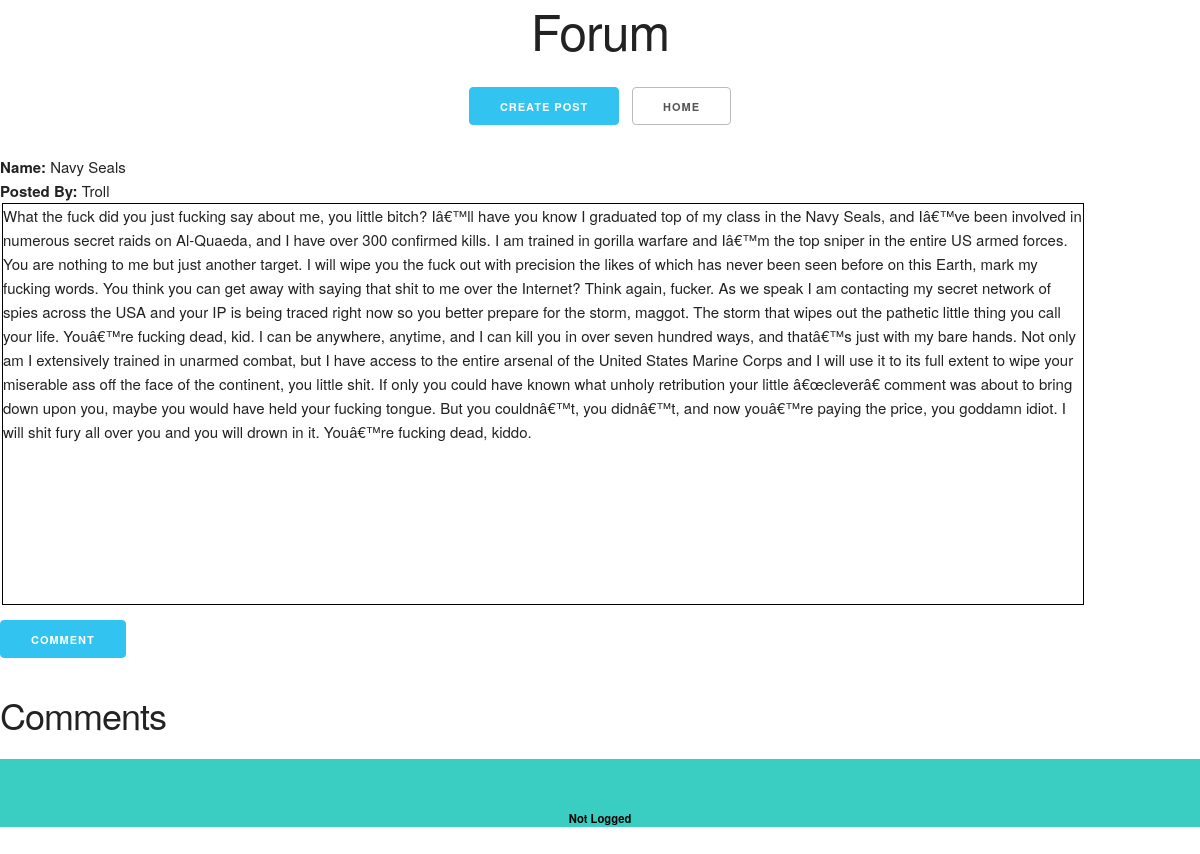
/post.php?id=52, run on the app's committed database.
### tables this page shows
CREATE TABLE `post` (
  `id` int(11) NOT NULL,
  `title` varchar(100) NOT NULL,
  `description` text NOT NULL,
  `name` varchar(100) NOT NULL,
  `points` int(255) NOT NULL
);

### post.php (the view, shortened to what this page needs)
<?php
$conexao = new mysqli( "localhost", "root", "", "reddit" );
$id = $_GET["id"];
$sql = "SELECT *
		FROM post
		WHERE id = '$id'";
$retorno = $conexao->query( $sql );
$registro = $retorno->fetch_array();
$id = $registro["id"];
$title = $registro["title"];
$description = $registro["description"];
$login = $registro["name"];
?>
<html>
	<head>
		<link rel="stylesheet" href="normalize.css">
		<link rel="stylesheet" href="skeleton.css">
	</head>
	<body>
		<h1>Forum<br><a class='button button-primary' href='create.php'> Create Post</a>  <button onclick=location.href='index.php'>Home </button> </h1>
					<b>Name:</b>  <?php echo"$title"?><br>
					<b>Posted By:</b> <?php echo"$login";?>
					<fieldset class="descriptionfieldset" ><?php echo"$description"?></fieldset>
			<?php
			echo"</button><a class='button button-primary' href='comment.php?id=$id'> Comment</a>";
			?><br>
			<br><h3>Comments</h3>
			<footer>
				<p><?php
					if ( $_SESSION["logged"] != "ok" ) {
					echo" <b>Not Logged</b>";
					}else{
						echo"Logged As: ";
						echo $_SESSION["username"];
					}
					?>
				</p>
			</footer>
	</body>
</html>

### skeleton.css (style rules this page uses)
html { font-size: 62.5%; }
body { font-size: 1.5em; line-height: 1.6; font-weight: 400; font-family: "Raleway", "HelveticaNeue", "Helvetica Neue", Helvetica, Arial, sans-serif; color: #222; }
h1, h2, h3, h4, h5, h6 { margin-top: 0; margin-bottom: 2rem; font-weight: 300; }
h1 { font-size: 4.0rem; line-height: 1.2; letter-spacing: -.1rem; }
h3 { font-size: 3.0rem; line-height: 1.3; letter-spacing: -.1rem; }
@media (min-width: 550px) { h1 { font-size: 5.0rem; } }
@media (min-width: 550px) { h3 { font-size: 3.6rem; } }
p { margin-top: 0; }
a { color: #1EAEDB; }
.button, button, input[type="submit"], input[type="reset"], input[type="button"] { display: inline-block; height: 38px; padding: 0 30px; color: #555; text-align: center; font-size: 11px; font-weight: 600; line-height: 38px; letter-spacing: .1rem; text-transform: uppercase; text-decoration: none; white-space: nowrap; background-color: transparent; border-radius: 4px; border: 1px solid #bbb; cursor: pointer; box-sizing: border-box; }
.button.button-primary, button.button-primary, input[type="submit"].button-primary, input[type="reset"].button-primary, input[type="button"].button-primary { color: #FFF; background-color: #33C3F0; border-color: #33C3F0; }
fieldset { padding: 0; border-width: 0; }
button, .button { margin-bottom: 1rem; }
input, textarea, select, fieldset { margin-bottom: 1.5rem; }
pre, blockquote, dl, figure, table, p, ul, ol, form { margin-bottom: 2.5rem; }

### post.php (style rules this page uses)
h1 { text-align:center; }
.descriptionfieldset { border: 1px solid black; width:90%; height:50%; overflow:auto; }
footer { font-size: 0.75em; text-align: center; clear: both; padding-top: 50px; color: #ccc; background-color: #3acec2; }
p { color:black; text-align: center; margin-bottom:100px; }

### data on the page
post: title "Navy Seals", name "Troll", description "What the fuck did you just fucking say about me, you little bitch? Iâ€™ll have you know I graduated top of my class in the Navy Seals, and Iâ€™ve been involved in numerous secret raids on Al-Quaeda, and I have over 300 confirmed kills. I am trained in gorilla warfare and Iâ€™m the top sniper in the entire US armed forces. You are nothing to me but just another target. I will wipe you the fuck out with precision the likes of which has never been seen before on this Earth, mark my fucking words. You think you can get away with saying that shit to me over the Internet? Think again, fucker. As we speak I am contacting my secret network of spies across the USA and your IP is being traced right…"
